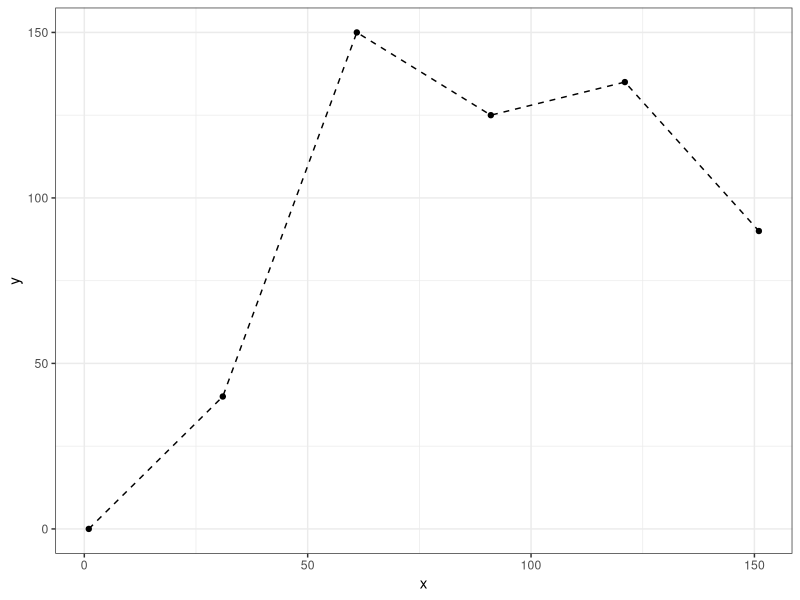

Here is the R script that generated this plot: (Note: this script raises an error after producing the figure.)
# Project: WSU Snowshoe Hare and PCT Project
# Subproject: Survival and hazard modeling
# Script: 01 - Simulate time-to-event data and fit model
# Author: Nathan D. Hooven, Graduate Research Assistant
# Email: nathan.hooven@wsu.edu / nathan.d.hooven@gmail.com
# Date began: 11 Apr 2023
# Date completed: 
# Date last modified: 
# R version: 4.2.2

#_______________________________________________________________________________________________
# 1. Load required packages ----
#_______________________________________________________________________________________________

library(tidyverse)       # manipulate and clean data
library(mgcv)

#_______________________________________________________________________________________________
# 2. Simulate time-to-event data ----
#_______________________________________________________________________________________________

# we'll simulate data for the snow-on season (1 Nov-30 Apr)

#_______________________________________________________________________________________________
# 2a. Define covariates and simulated relationships ----
#_______________________________________________________________________________________________

# INTRINSIC
# SEX (F or M) - slightly higher hazard for males
# MASS - slightly lower hazard for heavier individuals

# SITE
# SITE - varying hazards per site
# TREATMENT (unthinned or thinned) - higher hazard for thinned

# TIME-VARYING
# SNOW (weekly snow depth) - slightly higher hazard for lower snow depths
# TEMP (weekly air temperature) - slightly higher hazard for lower temperatures

#_______________________________________________________________________________________________
# 2b. Simulate intrinsic and site covariates for 100 individuals ----
#_______________________________________________________________________________________________

n.indiv <- 100

# add sex variable
data.intrin <- tibble("AnimalID" = as.factor(1:n.indiv),      
                      "Sex" = rep(c("F", "M"), 50),      # equal sex ratio
                      "Mass" = NA)       

# make females slightly heavier than males to mirror reality
for (i in 1:nrow(data.intrin)) {
  
  data.intrin$Mass[i] <- ifelse("Sex" == "F",
                                      rnorm(n = length(n.indiv),
                                            mean = 1.2,
                                            sd = 0.25),
                                      rnorm(n = length(n.indiv),
                                            mean = 1.0,
                                            sd = 0.25))
  
}

# check that these are reasonable
range(data.intrin$Mass)

# add in study sites (one of 6)
sites <- c("C1", "T1", "C2", "T2", "C3", "T3")

data.intrin$Site <- as.factor(sample(sites, size = 100, replace = TRUE))

# add treatment
data.intrin$Treatment <- as.factor(substr(data.intrin$Site, 1, 1))

#_______________________________________________________________________________________________
# 2c. Define tracking period ----
#_______________________________________________________________________________________________

# how many days?
total.days <- 30 + 31 + 31 + 28 + 31 + 30

# how many weeks?
weeks <- cut(1:total.days, 
             breaks = seq(0, 181 + 7, 7),
             labels = c(1:26))

total.weeks <- length(unique(weeks))

#_______________________________________________________________________________________________
# 2d. Simulate daily weather data ----
#_______________________________________________________________________________________________

# https://www.r-bloggers.com/2022/08/simulating-data-from-a-non-linear-function-by-specifying-a-handful-of-points/

# snow depth (in cm) is a nonlinear function of day, with a peak on Jan 1 (day 62)

# let's create 6 points (roughly translating to the first of each month)
snow.peaks <- data.frame(x = seq(1, 151, 30),
                         y = c(0, 40, 150, 125, 135, 90))

ggplot(data = snow.peaks,
       aes(x = x,
           y = y)) +
  theme_bw() +
  geom_line(linetype = "dashed") +
  geom_point()

# fit a GAM to these data
snow.model <- gam(y ~ s(x, k = 7), data = snow.peaks)

# and predict on a new data frame
new.snow.peaks <- data.frame(x = 1:181)

new.snow.peaks$predict <- predict(snow.model, new.snow.peaks)

ggplot(data = snow.peaks,
       aes(x = x,
           y = y)) +
  theme_bw() +
  geom_line(linetype = "dashed") +
  geom_point() +
  geom_line(data = new.snow.peaks,
            aes(x = x,
                y = predict))

#_______________________________________________________________________________________________
# 2e. Expand grid to include all days ----
#_______________________________________________________________________________________________
